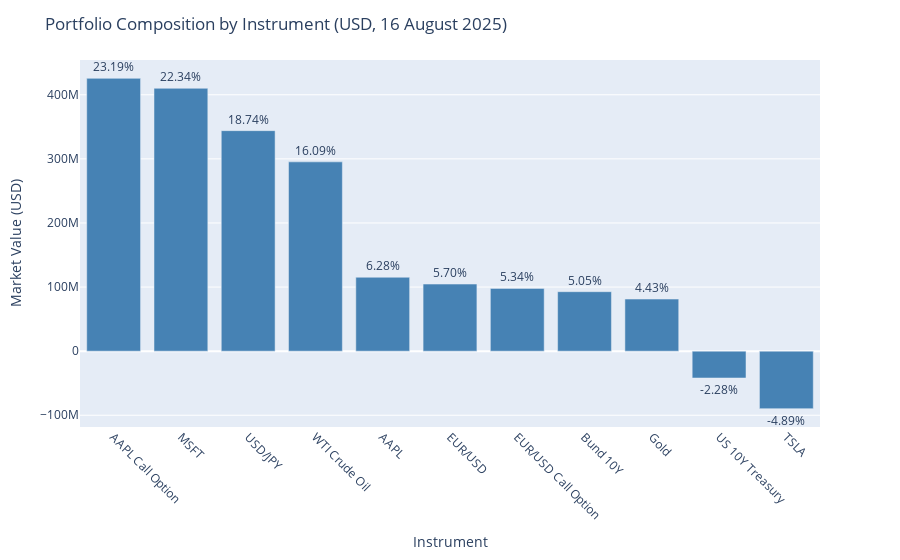

Source (notebook cell):
### Markdown cell above
### Exposure by Instrument

### Code cell
# === 1. FX conversion ===
EUR_USD = 1.1705  # EUR/USD as of 16 Aug 2025

portfolio_df["Market_Value_USD"] = portfolio_df.apply(
    lambda row: row["Market_Value"] * (EUR_USD if row["Currency"] == "EUR" else 1.0),
    axis=1
)

# === 2. Aggregate by Instrument ===
# On définit les colonnes à sommer et celles à garder (ex: Asset_Class, Instrument_Type)
numeric_cols = ["Notional", "Market_Value", "Market_Value_USD", "Delta", "Volatility", "Gamma", "Vega", "Theta", "Rho"]
non_numeric_cols = ["Instrument_Type", "Asset_Class", "Currency"]  # on prend la première valeur

instrument_agg = portfolio_df.groupby("Instrument_Name").agg(
    {**{col: "sum" for col in numeric_cols}, **{col: "first" for col in non_numeric_cols}}
).sort_values("Market_Value_USD", ascending=False)

# === 3. Compute weights ===
total_mv_usd = instrument_agg["Market_Value_USD"].sum()
weights = instrument_agg["Market_Value_USD"] / total_mv_usd
instrument_agg["Weight (%)"] = (weights * 100).round(2)

# === 4. Compute HHI (optionnel) ===
hhi = (weights ** 2).sum()
if hhi < 0.10:
    interpretation = "The portfolio is well diversified."
elif hhi < 0.18:
    interpretation = "The portfolio shows moderate concentration."
else:
    interpretation = "The portfolio is highly concentrated."

# === 5. Display table ===
print("=== Portfolio Composition by Instrument (Aggregated) ===")
print(instrument_agg.reset_index())
print("\nTotal Market Value (USD):", round(total_mv_usd, 2))
print("Herfindahl–Hirschman Index (HHI):", round(hhi, 4))
print("Interpretation:", interpretation)

# === 6. Visualization ===
fig = px.bar(
    instrument_agg.reset_index(),
    x="Instrument_Name",
    y="Market_Value_USD",
    text="Weight (%)",
    title="Portfolio Composition by Instrument (USD, 16 August 2025)",
    labels={"Market_Value_USD": "Market Value (USD)", "Instrument_Name": "Instrument"}
)

fig.update_traces(
    texttemplate="%{text:.2f}%",
    textposition="outside",
    marker_color="steelblue"
)
fig.update_layout(
    xaxis_tickangle=45,
    margin=dict(t=60, b=100),
    showlegend=False
)
fig.show()

### Figure 1 — Plotly figure (JSON) as saved in the notebook; plotly's stock layout.template omitted (floating-point values rounded to 4 significant figures)
{"data": [{"hovertemplate": "Instrument=%{x}<br>Market Value (USD)=%{y}<br>Weight (%)=%{text}<extra></extra>", "legendgroup": "", "marker": {"color": "steelblue", "pattern": {"shape": ""}}, "name": "", "orientation": "v", "showlegend": false, "text": [23.19, 22.34, 18.74, 16.09, 6.28, 5.7, 5.34, 5.05, 4.43, -2.28, -4.89], "textposition": "outside", "texttemplate": "%{text:.2f}%", "type": "bar", "x": ["AAPL Call Option", "MSFT", "USD/JPY", "WTI Crude Oil", "AAPL", "EUR/USD", "EUR/USD Call Option", "Bund 10Y", "Gold", "US 10Y Treasury", "TSLA"], "xaxis": "x", "y": [425600000.0, 410000000.0, 344000000.0, 295300000.0, 115300000.0, 104700000.0, 97920000.0, 92750000.0, 81260000.0, -41890000.0, -89690000.0], "yaxis": "y"}], "layout": {"barmode": "relative", "legend": {"tracegroupgap": 0}, "margin": {"b": 100, "t": 60}, "showlegend": false, "title": {"text": "Portfolio Composition by Instrument (USD, 16 August 2025)"}, "xaxis": {"anchor": "y", "domain": [0, 1], "tickangle": 45, "title": {"text": "Instrument"}}, "yaxis": {"anchor": "x", "domain": [0, 1], "title": {"text": "Market Value (USD)"}}}}
